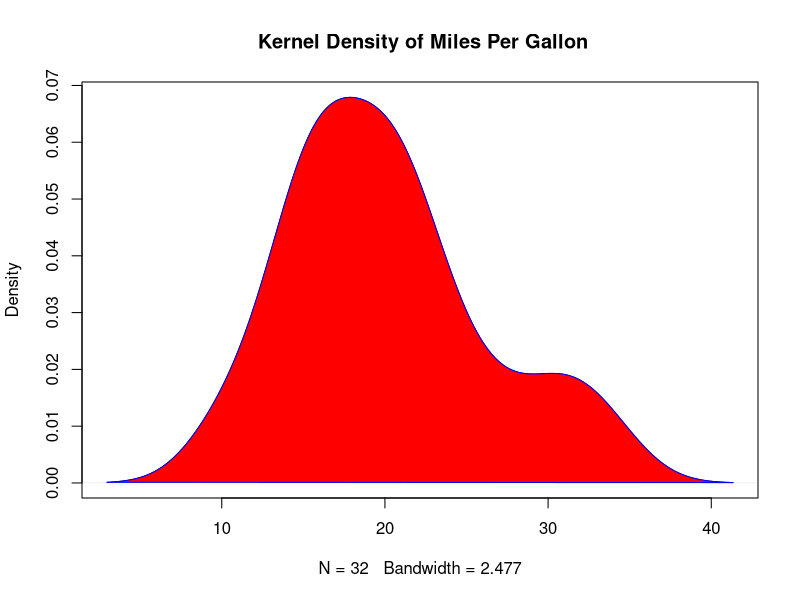

Write the R code that produced this figure.
den = density(mtcars$mpg)

plot(den,main=" Kernel Density of Miles Per Gallon")
polygon(den, col="red", border="blue")